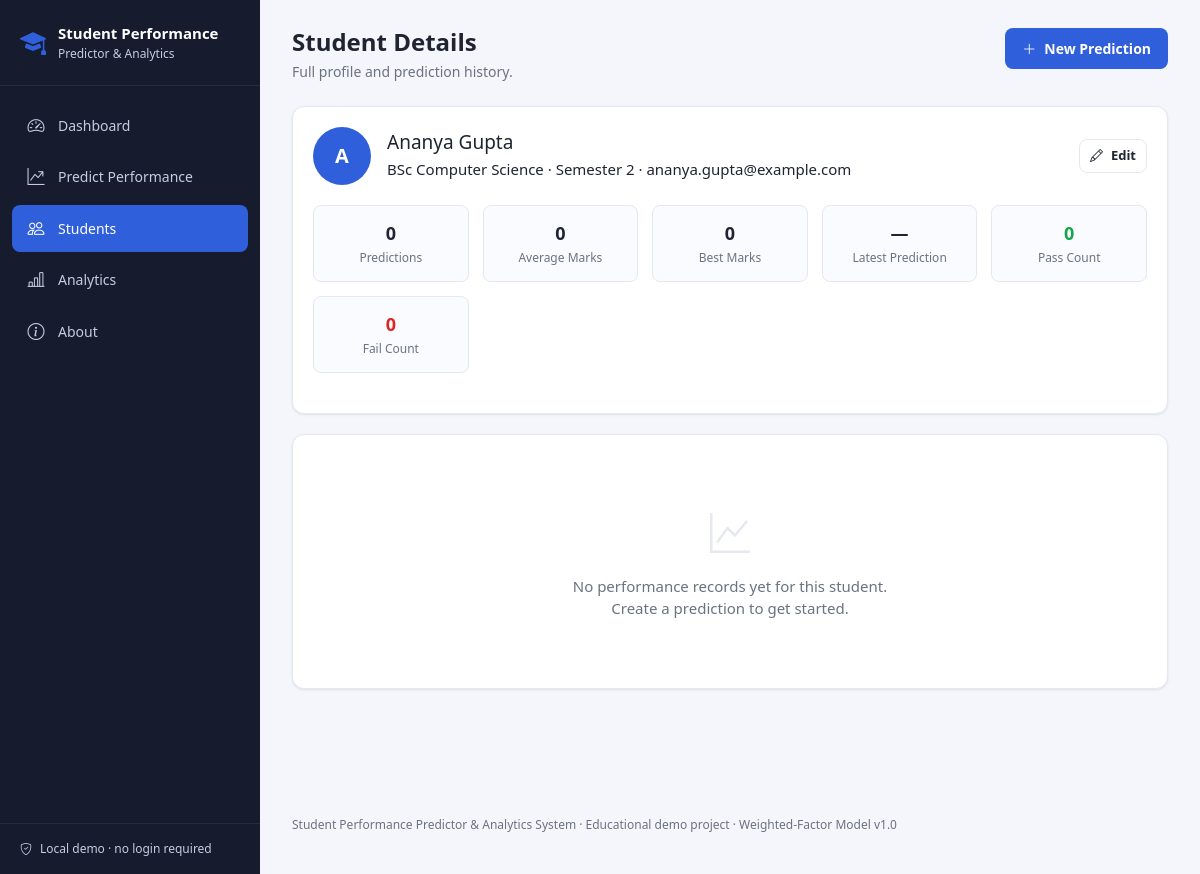
Page /student_view.php?id=8 on the committed database.
### tables this page shows
CREATE TABLE students (
    id INT AUTO_INCREMENT PRIMARY KEY,
    name VARCHAR(100) NOT NULL,
    email VARCHAR(100) UNIQUE,
    course_id INT,
    semester INT CHECK (semester BETWEEN 1 AND 12),

    FOREIGN KEY (course_id) REFERENCES courses(id)
);

CREATE TABLE courses (
    id INT AUTO_INCREMENT PRIMARY KEY,
    course_name VARCHAR(50) NOT NULL UNIQUE
);

### includes/functions.php (called while the page is built, shortened)
<?php
function h($value)
{
    return htmlspecialchars((string) $value, ENT_QUOTES, 'UTF-8');
}

### student_view.php (the view, shortened to what this page needs)
<?php
require_once __DIR__ . '/includes/header.php';
$id = filter_input(INPUT_GET, 'id', FILTER_VALIDATE_INT);
$stmt = $pdo->prepare("
    SELECT s.*, c.course_name
    FROM students s
    LEFT JOIN courses c ON c.id = s.course_id
    WHERE s.id = ?
");
$stmt->execute([$id]);
$student = $stmt->fetch();
$historyStmt = $pdo->prepare("
    SELECT * FROM student_performance
    WHERE student_id = ?
    ORDER BY semester ASC, created_at ASC
");
$historyStmt->execute([$id]);
$history = $historyStmt->fetchAll();
$totalPredictions = count($history);
$passCount = count(array_filter($history, fn($r) => $r['result'] === 'Pass'));
$failCount = $totalPredictions - $passCount;
$avgMarks = $totalPredictions > 0
    ? round(array_sum(array_column($history, 'predicted_marks')) / $totalPredictions, 2)
    : 0;
$bestMarks = $totalPredictions > 0 ? max(array_column($history, 'predicted_marks')) : 0;
$latest = $totalPredictions > 0 ? end($history) : null;
$initials = strtoupper(substr($student['name'], 0, 1));
require_once __DIR__ . '/includes/sidebar.php';
?>
<main class="main-content">
    <?php $pageDescription = 'Full profile and prediction history.'; require_once __DIR__ . '/includes/navbar.php'; ?>
    <div class="card-box" style="margin-bottom:20px;">
        <div class="profile-header">
            <div class="profile-avatar"><?= h($initials) ?></div>
            <div>
                <h2 style="margin:0 0 4px; font-size:19px;"><?= h($student['name']) ?></h2>
                <div class="hint">
                    <?= h($student['course_name'] ?? 'No course assigned') ?> &middot;
                    Semester <?= h($student['semester']) ?> &middot;
                    <?= h($student['email'] ?? 'No email') ?>
                </div>
            </div>
            <div style="margin-left:auto;">
                <a href="edit_student.php?id=<?= (int) $student['id'] ?>" class="btn btn-outline btn-sm"><i class="bi bi-pencil"></i> Edit</a>
            </div>
        </div>
        <div class="summary-grid">
            <div class="summary-item">
                <div class="value"><?= $totalPredictions ?></div>
                <div class="label">Predictions</div>
            </div>
            <div class="summary-item">
                <div class="value"><?= h($avgMarks) ?></div>
                <div class="label">Average Marks</div>
            </div>
            <div class="summary-item">
                <div class="value"><?= h($bestMarks) ?></div>
                <div class="label">Best Marks</div>
            </div>
            <div class="summary-item">
                <div class="value"><?= $latest ? h($latest['predicted_marks']) : '—' ?></div>
                <div class="label">Latest Prediction</div>
            </div>
            <div class="summary-item">
                <div class="value" style="color:var(--success);"><?= $passCount ?></div>
                <div class="label">Pass Count</div>
            </div>
            <div class="summary-item">
                <div class="value" style="color:var(--danger);"><?= $failCount ?></div>
                <div class="label">Fail Count</div>
            </div>
        </div>
    </div>
    <?php if (empty($history)): ?>
        <div class="card-box">
            <div class="empty-state">
                <i class="bi bi-graph-up"></i>
                No performance records yet for this student.
                <br><a href="predict.php">Create a prediction</a> to get started.
            </div>
        </div>
    <?php endif; ?>
<?php require_once __DIR__ . '/includes/footer.php'; ?>

### style.css (style rules this page uses)
:root { --primary: #2f5fdb; --primary-dark: #23429e; --primary-light: #eaf0ff; --secondary: #6b7280; --success: #16a34a; --success-light: #e8f7ee; --danger: #dc2626; --danger-light: #fdecec; --warning: #d97706; --warning-light: #fef3e2; --info: #0891b2; --info-light: #e3f6f9; --background: #f4f6fb; --surface: #ffffff; --border: #e5e8f0; --text: #1f2430; --text-muted: #6b7280; --sidebar-bg: #161b2e; --sidebar-bg-hover: #232a44; --sidebar-text: #c7cbe0; --sidebar-text-active: #ffffff; --radius: 12px; --radius-sm: 8px; --shadow: 0 1px 3px rgba(16, 24, 40, 0.06), 0 1px 2px rgba(16, 24, 40, 0.04); --shadow-md: 0 4px 12px rgba(16, 24, 40, 0.08); --sidebar-width: 260px; }
* { box-sizing: border-box; }
body { margin: 0; font-family: 'Segoe UI', Roboto, -apple-system, BlinkMacSystemFont, sans-serif; background: var(--background); color: var(--text); font-size: 15px; line-height: 1.5; }
a { text-decoration: none; color: inherit; }
.main-content { margin-left: var(--sidebar-width); flex: 1; padding: 28px 32px 8px; min-width: 0; }
.btn-primary-solid, .btn-outline, .btn-danger-solid, .btn-plain { display: inline-flex; align-items: center; gap: 8px; padding: 9px 16px; border-radius: var(--radius-sm); font-size: 14px; font-weight: 600; border: 1px solid transparent; cursor: pointer; white-space: nowrap; }
.btn-outline { background: #fff; border-color: var(--border); color: var(--text); }
.btn-sm { padding: 6px 10px; font-size: 13px; }
.card-box { background: var(--surface); border-radius: var(--radius); box-shadow: var(--shadow); padding: 20px; border: 1px solid var(--border); }
.empty-state { text-align: center; padding: 48px 20px; color: var(--text-muted); }
.empty-state i { font-size: 40px; display: block; margin-bottom: 12px; color: var(--border); }
.summary-grid { display: grid; grid-template-columns: repeat(auto-fit, minmax(150px, 1fr)); gap: 14px; margin: 20px 0; }
.summary-item { background: #fafbff; border: 1px solid var(--border); border-radius: var(--radius-sm); padding: 14px; text-align: center; }
.summary-item .value { font-size: 18px; font-weight: 700; }
.summary-item .label { font-size: 12px; color: var(--text-muted); margin-top: 2px; }
.profile-header { display: flex; align-items: center; gap: 16px; margin-bottom: 20px; }
.profile-avatar { width: 58px; height: 58px; border-radius: 50%; background: var(--primary); color: #fff; display: flex; align-items: center; justify-content: center; font-weight: 700; font-size: 20px; flex-shrink: 0; }

### rows in the picture
students: name "A", name "Ananya Gupta", course.course_name "BSc Computer Science", semester "2", email "ananya.gupta@example.com"

### other values in the picture
$label "Dashboard Predict Performance Students Analytics About"
$pageTitle "Student Details"
$pageDescription "Full profile and prediction history."
$totalPredictions "0"
$avgMarks "0"
$bestMarks "0"
$passCount "0"
$failCount "0"
MODEL_VERSION "v1.0"
